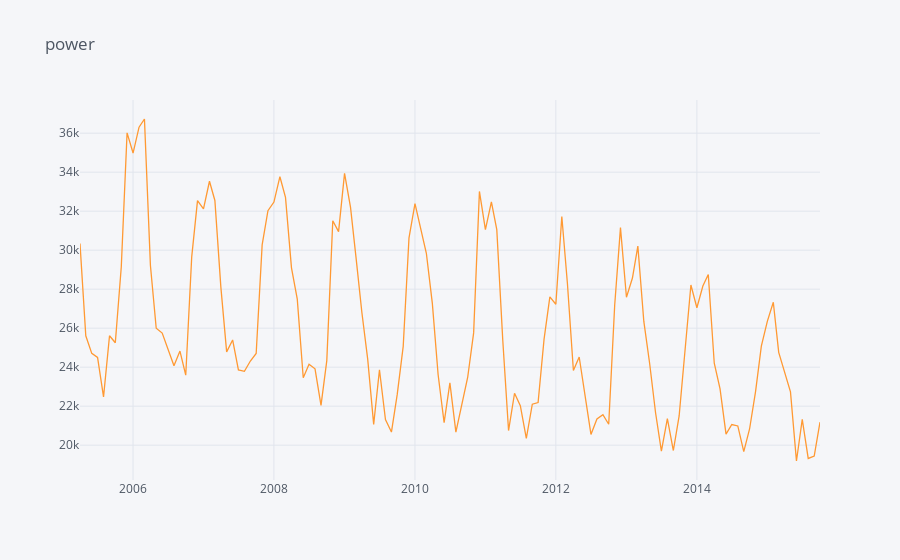

Source (notebook cell):
### Code cell
import cufflinks as cf
import plotly.offline
from  plotly.offline import plot_mpl
cf.go_offline()
cf.set_config_file(offline=False, world_readable=True)

data.iplot(title="power")
